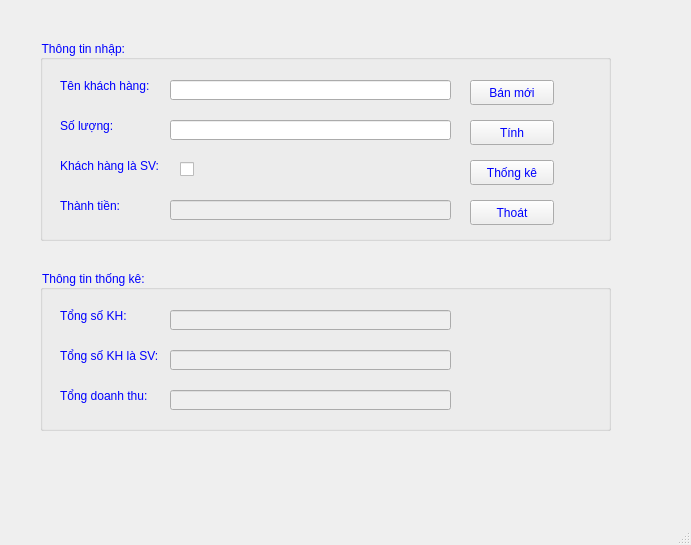
<?xml version="1.0" encoding="UTF-8"?>
<ui version="4.0">
 <class>MainWindow</class>
 <widget class="QMainWindow" name="MainWindow">
  <property name="geometry">
   <rect>
    <x>0</x>
    <y>0</y>
    <width>691</width>
    <height>545</height>
   </rect>
  </property>
  <property name="windowTitle">
   <string>Sách Mini</string>
  </property>
  <widget class="QWidget" name="centralwidget">
   <widget class="QGroupBox" name="groupBox">
    <property name="geometry">
     <rect>
      <x>40</x>
      <y>40</y>
      <width>571</width>
      <height>201</height>
     </rect>
    </property>
    <property name="styleSheet">
     <string notr="true">color: rgb(0, 0, 255)</string>
    </property>
    <property name="title">
     <string>Thông tin nhập: </string>
    </property>
    <widget class="QLabel" name="label">
     <property name="geometry">
      <rect>
       <x>20</x>
       <y>30</y>
       <width>121</width>
       <height>31</height>
      </rect>
     </property>
     <property name="text">
      <string>Tên khách hàng: </string>
     </property>
    </widget>
    <widget class="QLineEdit" name="lineEditTenKH">
     <property name="geometry">
      <rect>
       <x>130</x>
       <y>40</y>
       <width>281</width>
       <height>20</height>
      </rect>
     </property>
     <property name="styleSheet">
      <string notr="true">color: rgb(0, 0, 0)</string>
     </property>
    </widget>
    <widget class="QPushButton" name="pushButtonBanMoi">
     <property name="geometry">
      <rect>
       <x>430</x>
       <y>40</y>
       <width>84</width>
       <height>25</height>
      </rect>
     </property>
     <property name="text">
      <string>Bán mới</string>
     </property>
    </widget>
    <widget class="QLineEdit" name="lineEditSoLuong">
     <property name="geometry">
      <rect>
       <x>130</x>
       <y>80</y>
       <width>281</width>
       <height>20</height>
      </rect>
     </property>
     <property name="styleSheet">
      <string notr="true">color: rgb(0, 0, 0)</string>
     </property>
    </widget>
    <widget class="QPushButton" name="pushButtonTinh">
     <property name="geometry">
      <rect>
       <x>430</x>
       <y>80</y>
       <width>84</width>
       <height>25</height>
      </rect>
     </property>
     <property name="text">
      <string>Tính</string>
     </property>
    </widget>
    <widget class="QLabel" name="label_2">
     <property name="geometry">
      <rect>
       <x>20</x>
       <y>70</y>
       <width>121</width>
       <height>31</height>
      </rect>
     </property>
     <property name="text">
      <string>Số lượng: </string>
     </property>
    </widget>
    <widget class="QLabel" name="label_3">
     <property name="geometry">
      <rect>
       <x>20</x>
       <y>110</y>
       <width>121</width>
       <height>31</height>
      </rect>
     </property>
     <property name="text">
      <string>Khách hàng là SV: </string>
     </property>
    </widget>
    <widget class="QCheckBox" name="checkBoxSV">
     <property name="geometry">
      <rect>
       <x>140</x>
       <y>120</y>
       <width>75</width>
       <height>19</height>
      </rect>
     </property>
     <property name="text">
      <string/>
     </property>
    </widget>
    <widget class="QPushButton" name="pushButtonThongKe">
     <property name="geometry">
      <rect>
       <x>430</x>
       <y>120</y>
       <width>84</width>
       <height>25</height>
      </rect>
     </property>
     <property name="text">
      <string>Thống kê</string>
     </property>
    </widget>
    <widget class="QPushButton" name="pushButtonThoat">
     <property name="geometry">
      <rect>
       <x>430</x>
       <y>160</y>
       <width>84</width>
       <height>25</height>
      </rect>
     </property>
     <property name="text">
      <string>Thoát</string>
     </property>
    </widget>
    <widget class="QLineEdit" name="lineEditThanhTien">
     <property name="enabled">
      <bool>false</bool>
     </property>
     <property name="geometry">
      <rect>
       <x>130</x>
       <y>160</y>
       <width>281</width>
       <height>20</height>
      </rect>
     </property>
     <property name="styleSheet">
      <string notr="true">color: rgb(0, 0, 0)</string>
     </property>
    </widget>
    <widget class="QLabel" name="label_4">
     <property name="geometry">
      <rect>
       <x>20</x>
       <y>150</y>
       <width>121</width>
       <height>31</height>
      </rect>
     </property>
     <property name="text">
      <string>Thành tiền: </string>
     </property>
    </widget>
   </widget>
   <widget class="QGroupBox" name="groupBox_2">
    <property name="geometry">
     <rect>
      <x>40</x>
      <y>270</y>
      <width>571</width>
      <height>161</height>
     </rect>
    </property>
    <property name="styleSheet">
     <string notr="true">color: rgb(0, 0, 255)</string>
    </property>
    <property name="title">
     <string>Thông tin thống kê: </string>
    </property>
    <widget class="QLabel" name="label_5">
     <property name="geometry">
      <rect>
       <x>20</x>
       <y>30</y>
       <width>121</width>
       <height>31</height>
      </rect>
     </property>
     <property name="text">
      <string>Tổng số KH: </string>
     </property>
    </widget>
    <widget class="QLineEdit" name="lineEditTongSoKH">
     <property name="enabled">
      <bool>false</bool>
     </property>
     <property name="geometry">
      <rect>
       <x>130</x>
       <y>40</y>
       <width>281</width>
       <height>20</height>
      </rect>
     </property>
     <property name="styleSheet">
      <string notr="true">color: rgb(0, 0, 0)</string>
     </property>
    </widget>
    <widget class="QLineEdit" name="lineEditTongSV">
     <property name="enabled">
      <bool>false</bool>
     </property>
     <property name="geometry">
      <rect>
       <x>130</x>
       <y>80</y>
       <width>281</width>
       <height>20</height>
      </rect>
     </property>
     <property name="styleSheet">
      <string notr="true">color: rgb(0, 0, 0)</string>
     </property>
    </widget>
    <widget class="QLabel" name="label_6">
     <property name="geometry">
      <rect>
       <x>20</x>
       <y>70</y>
       <width>121</width>
       <height>31</height>
      </rect>
     </property>
     <property name="text">
      <string>Tổng số KH là SV: </string>
     </property>
    </widget>
    <widget class="QLineEdit" name="lineEditTongDoanhThu">
     <property name="enabled">
      <bool>false</bool>
     </property>
     <property name="geometry">
      <rect>
       <x>130</x>
       <y>120</y>
       <width>281</width>
       <height>20</height>
      </rect>
     </property>
     <property name="styleSheet">
      <string notr="true">color: rgb(0, 0, 0)</string>
     </property>
    </widget>
    <widget class="QLabel" name="label_8">
     <property name="geometry">
      <rect>
       <x>20</x>
       <y>110</y>
       <width>121</width>
       <height>31</height>
      </rect>
     </property>
     <property name="text">
      <string>Tổng doanh thu: </string>
     </property>
    </widget>
   </widget>
  </widget>
  <widget class="QMenuBar" name="menubar">
   <property name="geometry">
    <rect>
     <x>0</x>
     <y>0</y>
     <width>691</width>
     <height>25</height>
    </rect>
   </property>
  </widget>
  <widget class="QStatusBar" name="statusbar"/>
 </widget>
 <tabstops>
  <tabstop>lineEditTenKH</tabstop>
  <tabstop>lineEditSoLuong</tabstop>
  <tabstop>checkBoxSV</tabstop>
  <tabstop>lineEditThanhTien</tabstop>
  <tabstop>pushButtonBanMoi</tabstop>
  <tabstop>pushButtonTinh</tabstop>
  <tabstop>pushButtonThongKe</tabstop>
  <tabstop>pushButtonThoat</tabstop>
  <tabstop>lineEditTongSoKH</tabstop>
  <tabstop>lineEditTongSV</tabstop>
  <tabstop>lineEditTongDoanhThu</tabstop>
 </tabstops>
 <resources/>
 <connections/>
</ui>
